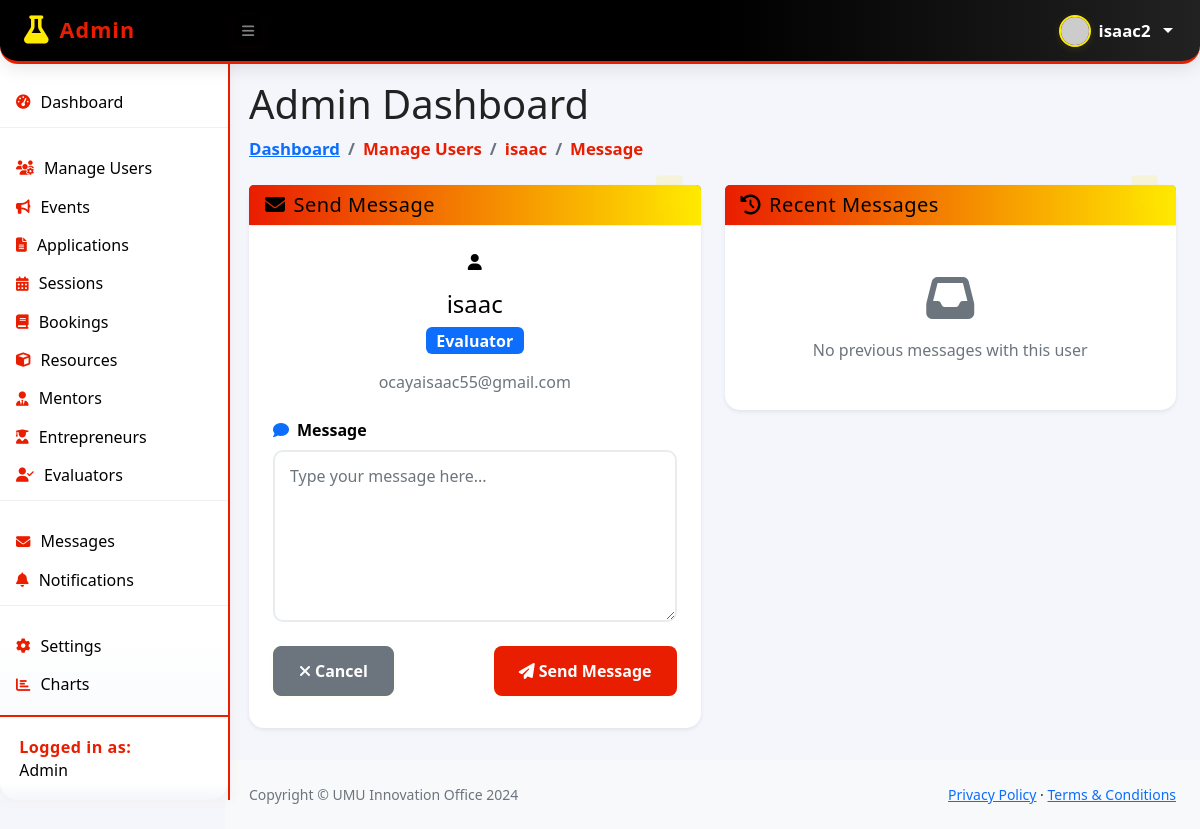
The app's page /message_user.php?id=1 (signed in), older data.
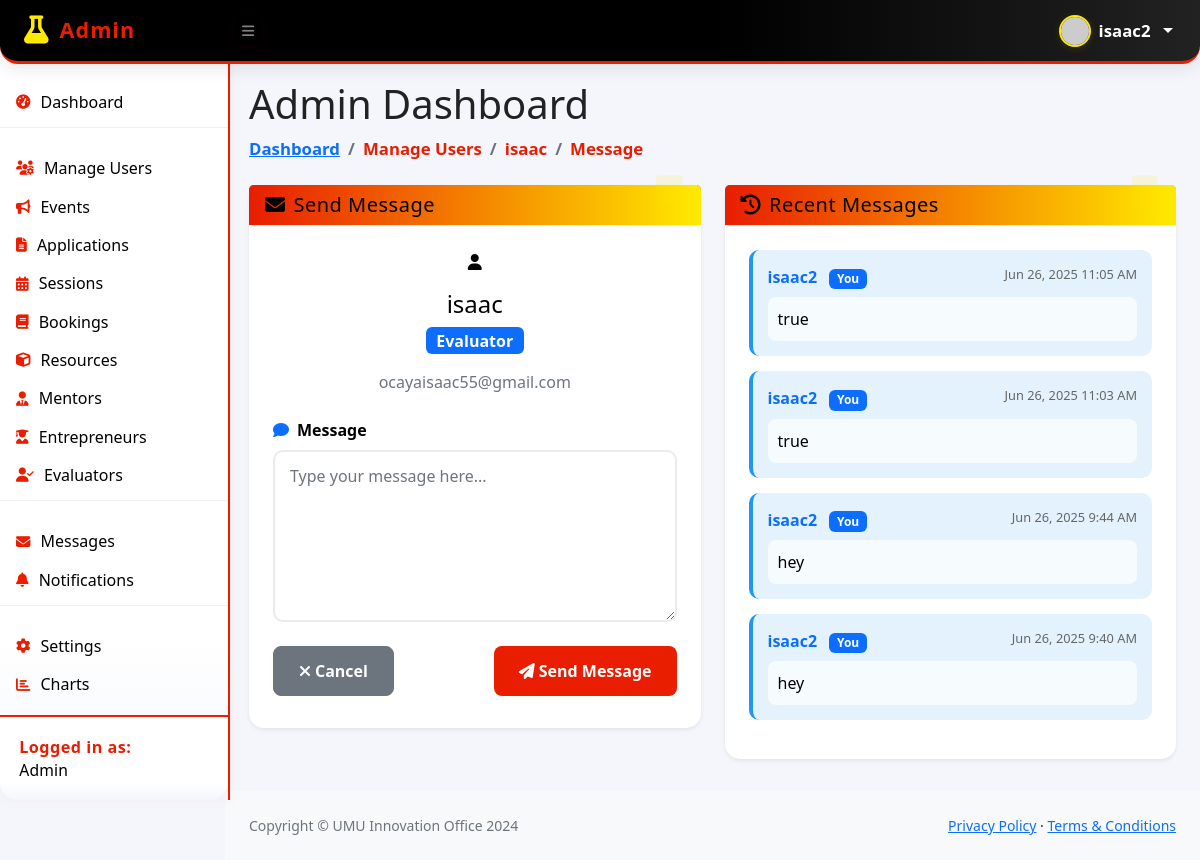
The same page, newer data.
### tables this page shows
CREATE TABLE `users` (
  `user_id` int(11) NOT NULL,
  `username` varchar(50) NOT NULL,
  `email` varchar(100) NOT NULL,
  `password` varchar(255) NOT NULL,
  `role` enum('admin','mentor','entrepreneur','evaluator') DEFAULT 'entrepreneur',
  `created_at` datetime DEFAULT current_timestamp(),
  `profile_picture` varchar(255) DEFAULT NULL
);

CREATE TABLE `messages` (
  `id` int(11) NOT NULL,
  `application_id` int(11) DEFAULT NULL,
  `sender_id` int(11) DEFAULT NULL,
  `recipient_id` int(11) DEFAULT NULL,
  `message` text DEFAULT NULL,
  `sent_at` timestamp NOT NULL DEFAULT current_timestamp(),
  `sender` varchar(255) DEFAULT NULL,
  `recipient` varchar(255) DEFAULT NULL
);

### message_user.php (the view, shortened to what the changed rows need)
<?php
require_once 'db.php';
$id = intval($_GET['id'] ?? 0);
$conn = new mysqli($host, $user, $password, $dbname);
$user = $conn->query("SELECT username, email, role FROM users WHERE user_id=$id")->fetch_assoc();
$recent_messages = $conn->query("
    SELECT m.*, u.username as sender_name
    FROM messages m
    JOIN users u ON m.sender_id = u.user_id
    WHERE (m.recipient_id = $id AND m.sender_id = " . $_SESSION['user_id'] . ")
       OR (m.sender_id = $id AND m.recipient_id = " . $_SESSION['user_id'] . ")
    ORDER BY m.sent_at DESC
    LIMIT 5
");
$breadcrumb_items = ['Manage Users', $user['username'], 'Message'];
?>
<div class="row">
    <div class="col-md-6 mb-4">
        <div class="card border-0 shadow-sm">
            <div class="card-body p-4">
                <div class="text-center mb-4">
                    <div class="user-avatar mb-3">
                        <i class="fas fa-user"></i>
                    </div>
                    <h4 class="mb-2"><?= htmlspecialchars($user['username']) ?></h4>
                    <span class="badge bg-primary fs-6 mb-3"><?= htmlspecialchars(ucfirst($user['role'])) ?></span>
                    <p class="text-muted mb-0"><?= htmlspecialchars($user['email']) ?></p>
                </div>
            </div>
        </div>
    </div>
    <div class="col-md-6 mb-4">
        <div class="card border-0 shadow-sm">
            <div class="card-body p-4">
                <?php if ($recent_messages && $recent_messages->num_rows > 0): ?>
                    <?php while($msg = $recent_messages->fetch_assoc()): ?>
                        <div class="message-item <?= $msg['sender_id'] == $_SESSION['user_id'] ? 'message-sent' : 'message-received' ?>">
                            <div class="d-flex justify-content-between align-items-start mb-2">
                                <div>
                                    <strong class="text-primary"><?= htmlspecialchars($msg['sender_name']) ?></strong>
                                    <span class="badge <?= $msg['sender_id'] == $_SESSION['user_id'] ? 'bg-primary' : 'bg-secondary' ?> ms-2">
                                        <?= $msg['sender_id'] == $_SESSION['user_id'] ? 'You' : 'Them' ?>
                                    </span>
                                </div>
                                <span class="message-time"><?= date('M j, Y g:i A', strtotime($msg['sent_at'])) ?></span>
                            </div>
                            <div class="message-content">
                                <?= nl2br(htmlspecialchars($msg['message'])) ?>
                            </div>
                        </div>
                    <?php endwhile; ?>
                <?php else: ?>
                    <div class="text-center text-muted py-4">
                        <i class="fas fa-inbox fa-3x mb-3 text-muted"></i>
                        <p class="mb-0">No previous messages with this user</p>
                    </div>
                <?php endif; ?>
            </div>
        </div>
    </div>
</div>
<?php
$page_content = ob_get_clean();
include 'dist/template_admin.php';
?>

### dist/template_admin.php (shortened to what the changed rows need)
<!DOCTYPE html>
<html lang="en">
<head>
    <link href="https://cdn.jsdelivr.net/npm/simple-datatables@7.1.2/dist/style.min.css" rel="stylesheet" />
    <link href="/system2/dist/css/styles.css" rel="stylesheet" />
    <link href="/system2/dist/css/admin-custom.css" rel="stylesheet" />
    <link rel="stylesheet" href="https://cdnjs.cloudflare.com/ajax/libs/font-awesome/6.3.0/css/all.min.css" />
</head>
<body class="sb-nav-fixed">
    <div id="layoutSidenav">
        <div id="layoutSidenav_content">
            <main>
                <div class="container-fluid px-4">
                    <h1 class="mt-4">Admin Dashboard</h1>
                    <ol class="breadcrumb mb-4">
                        <li class="breadcrumb-item"><a href="admin_dashboard.php">Dashboard</a></li>
                        <?php if (isset($breadcrumb_items)): ?>
                            <?php foreach ($breadcrumb_items as $item): ?>
                                <li class="breadcrumb-item"> <?= $item ?> </li>
                            <?php endforeach; ?>
                        <?php endif; ?>
                    </ol>
                    <?php if (isset($page_content)): ?>
                        <?= $page_content ?>
                    <?php endif; ?>
                </div>
            </main>
        </div>
    </div>
</body>
</html>

Row changes from the older to the newer data that the page shows:
added messages: sender.username "isaac2", shows "You", sent_at "Jun 26, 2025 11:05 AM", message "true"
added messages: sender.username "isaac2", shows "You", sent_at "Jun 26, 2025 11:03 AM", message "true"
added messages: sender.username "isaac2", shows "You", sent_at "Jun 26, 2025 9:44 AM", message "hey"
added messages: sender.username "isaac2", shows "You", sent_at "Jun 26, 2025 9:40 AM", message "hey"
Text that changed along with them:
text no longer shown: "No previous messages with this user"
